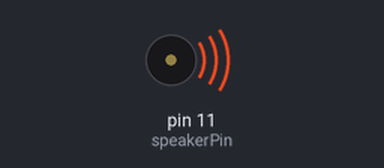
This sketch was run on a simulated Arduino Uno, built with avr-gcc and run on an emulated ATmega328P. On the bench: buzzer (waves = sounding).

Above: at 0.3 s.
At 9.82 s:
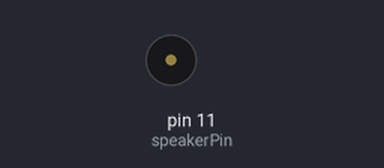
Timing chart, 0 to 12.6 s (numbered marks = the images above):
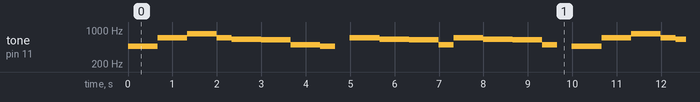

The sketch:

toneTest.ino
```cpp
const int speakerPin = 11; // connect speaker to pin 9
char noteNames[] = {'C','D','E','F','G','a','b'};
//unsigned int frequencies[] = {262,294,330,349,392,440,494};
unsigned int frequencies[] = {462,494,630,649,692,840,894};
const byte noteCount = sizeof(noteNames); // the number of notes (7 in this
//notes, a space represents a rest
char score[] = "CCGGaaGFFEEDDC GGFFEEDGGFFEED CCGGaaGFFEEDDC ";
const byte scoreLen = sizeof(score); // the number of notes in the score
void setup()
{}
void loop()
{
for (int i = 0; i < scoreLen; i++)
{
int duration = 333; // each note lasts for a third of a second
playNote(score[i], duration); // play the note
}
delay(4000); // wait four seconds before repeating the song
}
void playNote(char note, int duration)
{
// play the tone corresponding to the note name
for (int i = 0; i < noteCount; i++)
{
// try and find a match for the noteName to get the index to the note
if (noteNames[i] == note) // find a matching note name in the array
tone(speakerPin, frequencies[i], duration); // play the note using the

}
// if there is no match then the note is a rest, so just do the delay
delay(duration);
}
```

Measured:
- by itself, tone on pin 11 (speakerPin): plays 462 Hz for 0.67 s, 692 Hz for 0.67 s, 840 Hz for 0.67 s, 692 Hz for 0.33 s, 649 Hz for 0.67 s, 630 Hz for 0.67 s … (167 notes in this stretch)
